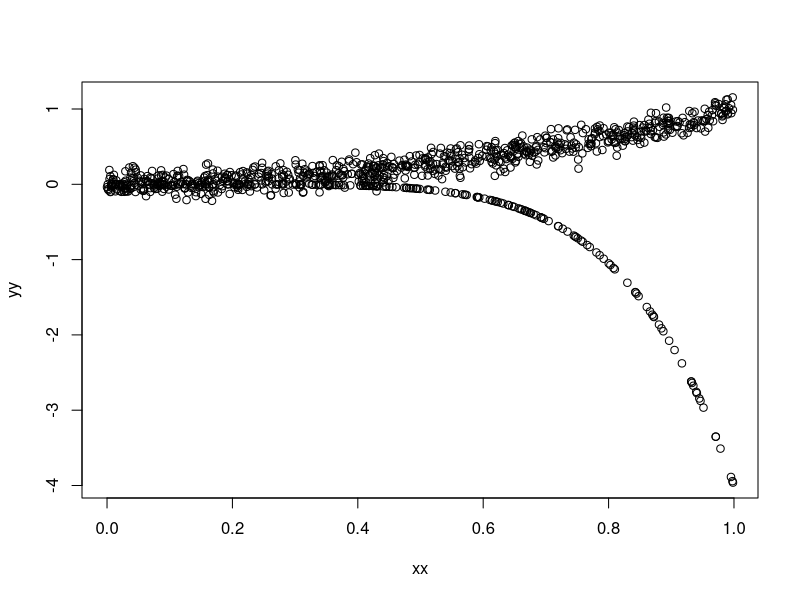
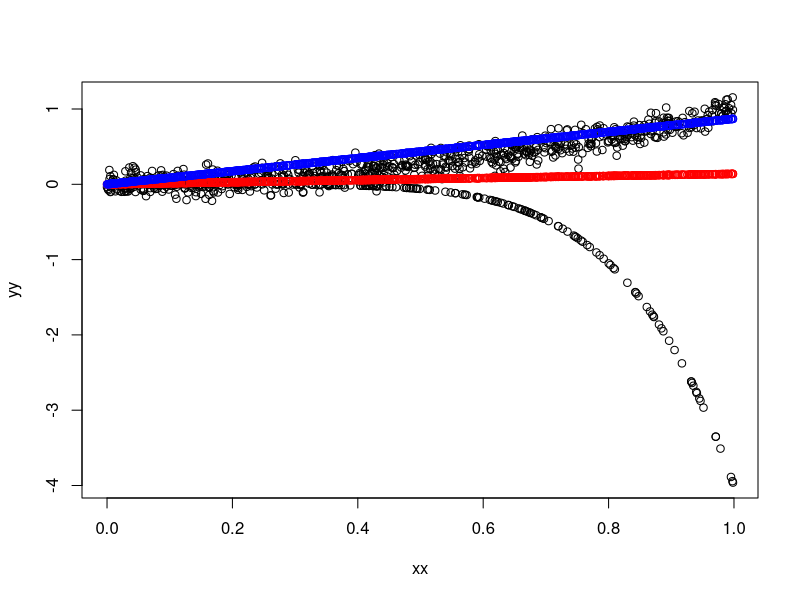

Here is the R script that generated these plots, in order:
## ---- chunk 1
xx <-runif(n = 1000,min=0,max=1)
yy <-xx^2 + rnorm(n=1000,sd=0.1)
yy[800:1000]<--4*xx[800:1000]^6

plot(xx,yy)
## ---- chunk 2
cor1<-cor(xx,yy)
print(cor1)
## ---- chunk 3
cor(xx,yy, method = "spearman")
## ---- chunk 4
library(MASS)
ccs<-cov.rob(data.frame(xx,yy))
cor2<-cov2cor(ccs$cov)[1,2]
print(cor2)
## ---- chunk 5
plot(xx,yy)
points(xx,cor1*xx,col="red")# pearson
points(xx,cor2*xx,col="blue")# robust 
